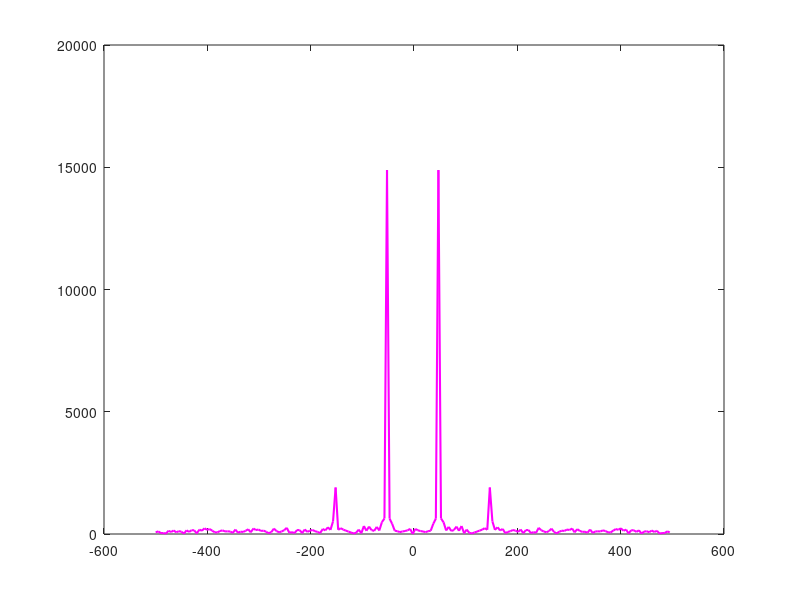

This figure's MATLAB source:





% % Define parameters
% fs = 1000; % Sampling frequency (Hz)
% t = 0:1/fs:0.2; % Time vector from 0 to 1 second with one wave cycle
% f=50;w=2*pi*f; %constant frequency
% a1=150;a2=25;a3=3; %amplitude values
% 
% % Generate the signals
% signal = a1 * sin(w*t) + a2 * sin(3*w*t) + a3 * sin(5*w*t); %required signal
% % Plot the signal
% 
% %subplot(1,3,3)
% plot(t, signal);
% xlabel('Time (s)');
% ylabel('Amplitude');
% title('Signal: 150 sin(w*t) + 20 sin(3*w*t) + 3 sin(5*w*t)');
% grid on;

% 
% 
% 
% fs = 1000; % Sampling frequency (Hz)
% t = 0:1/fs:0.2; 
% f = 50; % Frequency of the sine wave (50 Hz)
% w = 2 * pi * f;
% a1 = 150; 
% a2 = 20; 
% a3 = 3;   
% noise_amplitude = 10; 
% 
% %Generate the signals
% signal = a1 * sin(w * t) + a2 * sin(3 * w * t) + a3 * sin(5 * w * t);
% 
% % Add noise to the signal
% noisy_signal = signal + noise_amplitude * randn(size(t));
% 
% %Plot the noisy signal
% subplot(1,2,1);
% plot(t,signal);
% xlabel('Time (s)');
% ylabel('Amplitude');
% title('Signal without Noise');
% grid on;
% subplot(1,2,2);
% plot(t, noisy_signal);
% xlabel('Time (s)');
% ylabel('Amplitude');
% title('Signal with Noise');
% grid on;


% Define parameters
% fs = 500; % Sampling frequency (Hz)
% t = 0:1/fs:0.2; % Time vector from 0 to 0.2 seconds
% f = 50; % Frequency of the sine wave (50 Hz)
% w = 2 * pi * f;
% a1 = 100; % Amplitude of the first sine wave
% a2 = 20;  % Amplitude of the third harmonic
% a3 = 3;   % Amplitude of the fifth harmonic
% noise_amplitude = 10; % Adjust the noise amplitude as needed
% 
% Generate the signals
% signal = a1 * sin(w * t) + a2 * sin(3 * w * t) + a3 * sin(5 * w * t);
% 
% Add noise to the signal
% noisy_signal = signal + noise_amplitude * randn(size(t));
% 
% Perform FFT on the signals
% n = length(t);
% frequencies = (-fs/2):(fs/n):(fs/2) - fs/n; % Frequency axis for plotting
% signal_fft = fftshift(fft(noisy_signal));%fft for noise applied signal
% noise_fft = fftshift(fft(noise_amplitude * randn(size(t))));
% 
% 
% fft for complete noisy signal and for noise signal
% Plot the time-domain signal
% subplot(2, 1, 1);
% plot(t, noisy_signal);
% xlabel('Time (s)');
% ylabel('Amplitude');
% title('Noisy Signal');
% grid on;
% 
% Plot the frequency domain signal and noise
% subplot(2, 1, 2);
% plot(frequencies, abs(signal_fft), 'b', 'LineWidth', 1.5);
% hold on;
% plot(frequencies, abs(noise_fft), 'r', 'LineWidth', 1.5);
% xlabel('Frequency (Hz)');
% ylabel('Amplitude');
% title('Frequency Response (Signal and Noise)');
% legend('Signal', 'Noise');
% grid on;
% 
% % Define parameters
% fs = 500; % Sampling frequency (Hz)
% t = 0:1/fs:0.2; % Time vector from 0 to 0.2 seconds
% f = 50; % Frequency of the sine wave (50 Hz)
% w = 2 * pi * f;
% a1 = 100; % Amplitude of the first sine wave
% a2 = 20;  % Amplitude of the third harmonic
% a3 = 3;   % Amplitude of the fifth harmonic
% noise_amplitude = 10; % Adjust the noise amplitude as needed
% 
% %Generate the signals
% signal = a1 * sin(w * t) + a2 * sin(3 * w * t) + a3 * sin(5 * w * t);
% 
% %Add noise to the signal
% noisy_signal = signal + noise_amplitude * randn(size(t));
% 
% %Perform FFT on the signals
% n = length(t);
% frequencies = (0:fs/n:250); % Frequency axis from 0 to 250 Hz
% signal_fft = fft(noisy_signal);% fft for noise applied sine signal
% noise_fft = fft(noise_amplitude * randn(size(t)));%fft for only noise signal
% 
% Plot the frequency domain signal and noise
% subplot(2,1,1)
% plot(frequencies, abs(signal_fft(1:length(frequencies))), 'b', 'LineWidth', 1.5);
% hold on;
% plot(frequencies, abs(noise_fft(1:length(frequencies))), 'r', 'LineWidth', 1.5);
% xlabel('Frequency (Hz)');
% ylabel('Amplitude');
% title('Frequency Response (Signal and Noise)');
% legend('Signal', 'Noise');
% grid on;
% 
% subplot(2,1,1)
% plot(frequencies, abs(signal_fft(1:length(frequencies))), 'b', 'LineWidth', 1.5);
% xlabel('Frequency (Hz)');
% ylabel('Amplitude');
% title('Frequency Response (Signal)');
% subplot(2,1,2)
% plot(frequencies, abs(noise_fft(1:length(frequencies))), 'r', 'LineWidth', 1.5);
% xlabel('Frequency (Hz)');
% ylabel('Amplitude');
% title('Frequency Response (Noise)');
% legend('Signal', 'Noise');
% 
% 
% grid on;



%Define parameters
fs = 1000; % Sampling frequency (Hz)
t = 0:1/fs:0.2; % Time vector from 0 to 0.2 seconds
f = 50; % Frequency of the sine wave (50 Hz)
w = 2 * pi * f;
a1 = 150; % Amplitude of the first sine wave
a2 = 20;  % Amplitude of the third harmonic
a3 = 3;   % Amplitude of the fifth harmonic
noise_amplitude = 10; % Adjust the noise amplitude as needed

% Generate the signals
signal = a1 * sin(w * t) + a2 * sin(3 * w * t) + a3 * sin(5 * w * t);

% Add noise to the signal
noisy_signal = signal + noise_amplitude * randn(size(t));


% %subplot(2, 2, [1, 3]);
% plot(t, noisy_signal, 'b');
% hold on;
% plot(t, signal, 'm', 'LineWidth', 1.5);
% xlabel('Time (s)');
% ylabel('Amplitude');
% title('Noisy and Normal Signals');
% legend('Noisy', 'Normal');
% grid on;


% Design a low-pass Butterworth filter
cutoff_freq = 100; % Cutoff frequency for the low-pass filter (adjust as needed)
order = 6; % Filter order (adjust as needed)
[b, a] = butter(order, cutoff_freq / (fs / 2), 'low');

% Apply the filter to remove noise
denoised_signal = filtfilt(b, a, noisy_signal);

% Perform FFT on the denoised signal
n = length(t);
frequencies = (-fs/2):(fs/n):(fs/2) - fs/n; % Frequency axis for plotting
denoised_signal_fft = fftshift(fft(denoised_signal));

%Plot the time-domain signal (noisy and denoised)
% %subplot(2, 2, [1, 3]);
% plot(t, noisy_signal, 'b');
% hold on;
% plot(t, denoised_signal, 'r', 'LineWidth', 1.5);
% xlabel('Time (s)');
% ylabel('Amplitude');
% title('Noisy and Normal Signals');
% legend('Noisy Signal', 'Normal Signal');
% grid on;

%Plot the frequency domain signal
%subplot(2, 2, [2, 4]);
%plot(frequencies, abs(denoised_signal_fft), 'm', 'LineWidth', 1.5);
xlabel('Frequency (Hz)');
ylabel('Amplitude');
title('Frequency Response of Denoised Signal');
grid on;
 n = length(t);
frequencies = (-fs/2):(fs/n):(fs/2) - fs/n; % Frequency axis for plotting
denoised_signal_fft = fftshift(fft(denoised_signal));
%subplot(1,2,1);
%plot(frequencies, abs(denoised_signal_fft), 'g', 'LineWidth', 1.5);
n = length(t);
frequencies = (-fs/2):(fs/n):(fs/2) - fs/n; % Frequency axis for plotting
%subplot(1,2,2);
denoised_signal_fft1 = fftshift(fft(noisy_signal));
plot(frequencies, abs(denoised_signal_fft1), 'm', 'LineWidth', 1.5);




